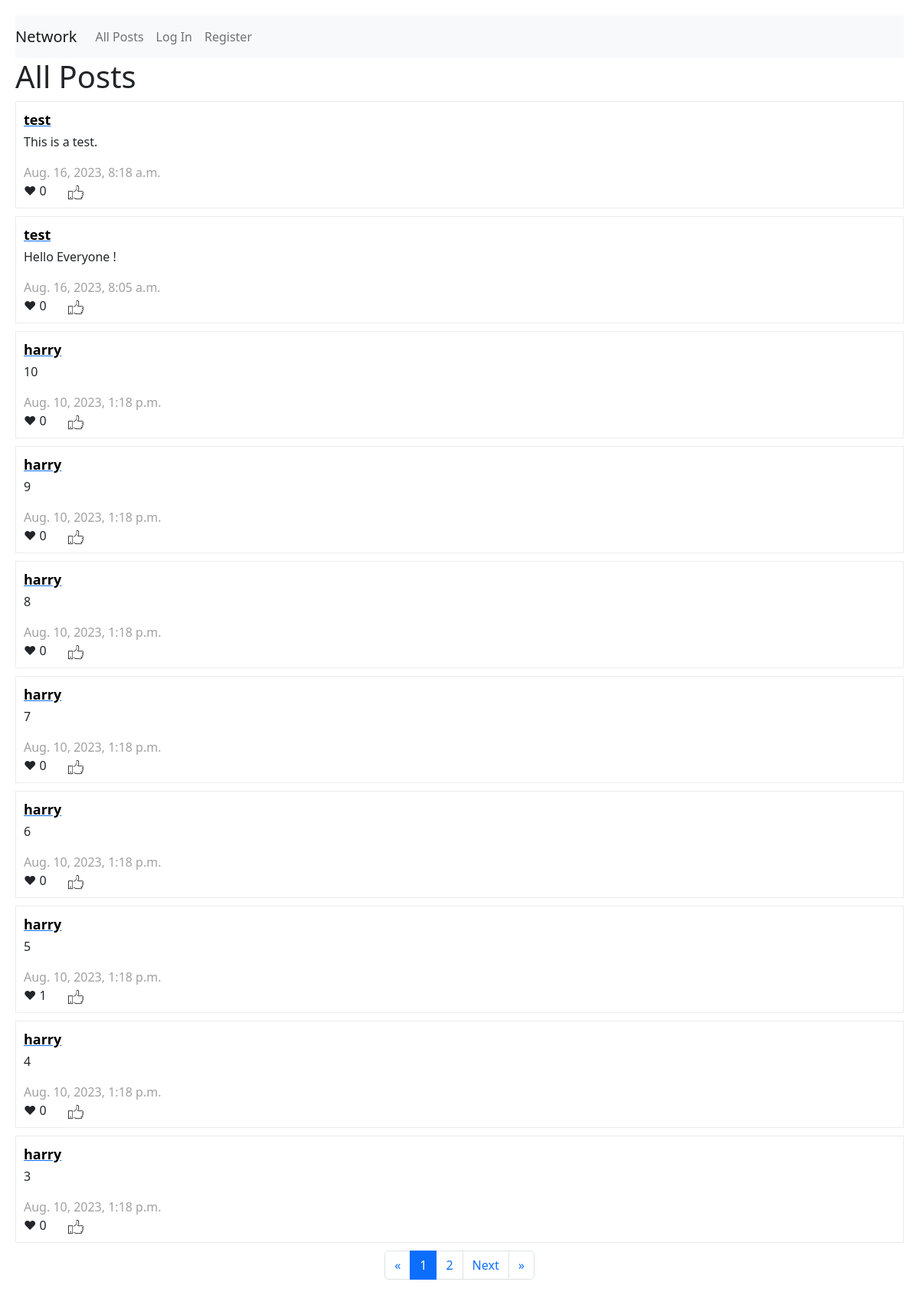
Before: / with the older database file.
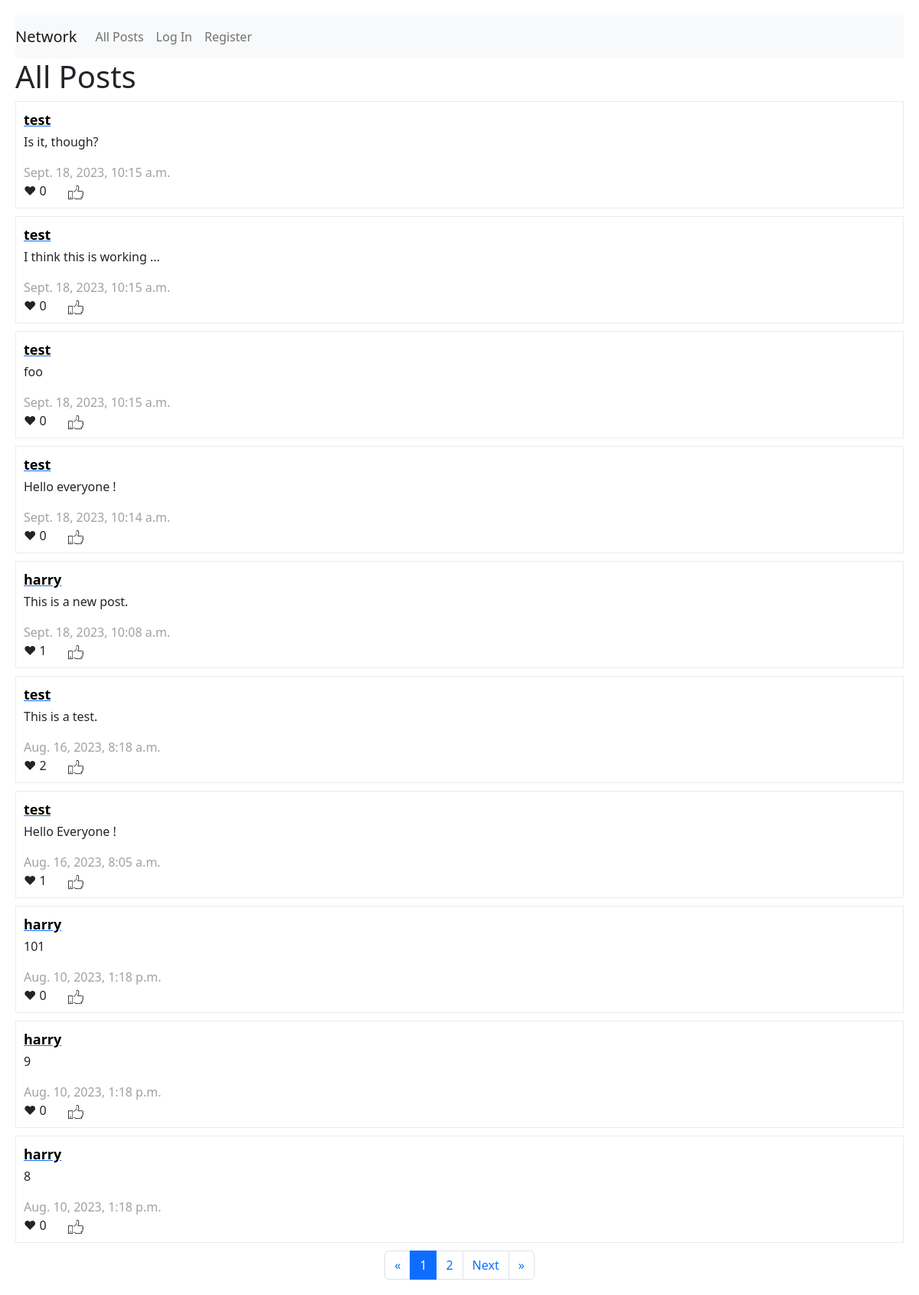
After: the same page with the newer database file.
### network/models.py (models this page shows, shortened)
class Post(models.Model):
    user = models.ForeignKey(User, on_delete=models.CASCADE, related_name="posts")
    text = models.CharField(max_length=500)
    timestamp = models.DateTimeField(auto_now_add=True)

class User(AbstractUser):
    pass

### network/views.py (the view)
# urls.py: path("", views.index, name="index"),
def index(request):
    posts = Post.objects.all().order_by("-timestamp").all()
    post_liked  = []
    for post in posts:
        if request.user.is_authenticated:
            user_likes = Like.objects.filter(liker = request.user).values_list("post_id", flat=True)
            post_liked = list(user_likes)
    paginator = Paginator(posts, 10)
    page_number = request.GET.get('page')
    page_obj = paginator.get_page(page_number)
    return render(request, "network/index.html", {
        "form": PostForm,
        "page_obj" : page_obj,
        "post_liked" : post_liked,
    })

### network/templates/network/index.html (shortened to what this page needs)
{% extends "network/layout.html" %}
{% load static %}
{% block body %}
<h1>All Posts</h1>
        <div id = view-posts>
            {% for post in page_obj %}
            <div id = post-details>
                <a href="{% url 'view_profile' post.user.id %}"><div class="username">{{ post.user.username}}</div></a>
                <div class="text" id="text{{post.id}}">{{ post.text|linebreaks}}</div>
                <div class="timestamp">{{ post.timestamp}}</div>
                <div class="likes">&#10084;
                    <div id="like_count{{post.id}}" class="d-inline">
                        {{ post.likes.count }}
                    </div>
                    {% if request.user != post.user %}
                        {% if post.id in post_liked %}
                            <p class="d-inline px-4" id="like{{post.id}}" onclick="updateLikes({{post.id}},{{post_likes}})">
                                <img src="{% static '/images/thumbs-down.png' %}" class="thumbs">
                            </p>
                        {% else %}
                            <p class="d-inline px-4" id="like{{post.id}}" onclick="updateLikes({{post.id}},{{post_likes}})">
                                <img src="{% static '/images/thumbs-up.png' %}" class="thumbs">
                            </p>
                        {% endif %}
                    {% endif %}
                </div>
            </div>
            {% endfor %}
        {% include "network/pagination.html" %}
    </div>
{% endblock %}

Changed rows visible on the page:
no longer on this page (row unchanged): Post: user.username "harry", text "7", timestamp "Aug. 10, 2023, 1:18 p.m.", likes.count "0"
no longer on this page (row unchanged): Post: user.username "harry", text "6", timestamp "Aug. 10, 2023, 1:18 p.m.", likes.count "0"
no longer on this page (row unchanged): Post: user.username "harry", text "5", timestamp "Aug. 10, 2023, 1:18 p.m.", likes.count "1"
no longer on this page (row unchanged): Post: user.username "harry", text "4", timestamp "Aug. 10, 2023, 1:18 p.m.", likes.count "0"
no longer on this page (row unchanged): Post: user.username "harry", text "3", timestamp "Aug. 10, 2023, 1:18 p.m.", likes.count "0"
added Post: user.username "test", text "Is it, though?", timestamp "Sept. 18, 2023, 10:15 a.m.", likes.count "0"
added Post: user.username "test", text "I think this is working ...", timestamp "Sept. 18, 2023, 10:15 a.m.", likes.count "0"
added Post: user.username "test", text "foo", timestamp "Sept. 18, 2023, 10:15 a.m.", likes.count "0"
added Post: user.username "test", text "Hello everyone !", timestamp "Sept. 18, 2023, 10:14 a.m.", likes.count "0"
added Post: user.username "harry", text "This is a new post.", timestamp "Sept. 18, 2023, 10:08 a.m.", likes.count "1"
computed for Post "This is a test.": likes.count "0" → "2"
computed for Post "Hello Everyone !": likes.count "0" → "1"
changed Post (number 8 of 10 on the later page): text "10" → "101"
